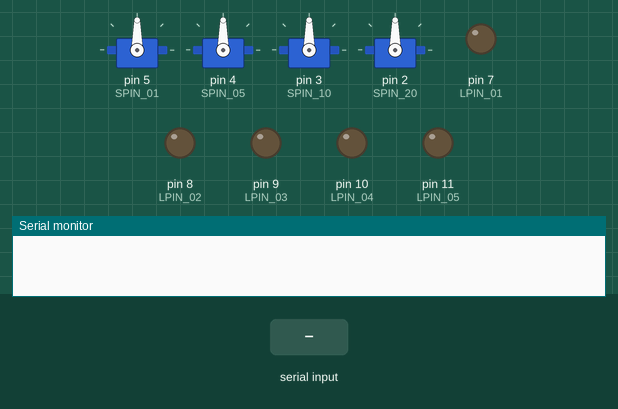
Simulated run of this sketch. Board: Arduino Uno, built with avr-gcc and run on an emulated ATmega328P. Parts: 4 × servo, output pins drawn as LEDs (lit = HIGH), the last lines printed to the serial monitor. Inputs (shaded band) come from the test bench.

Above: at 1.2 s.
1.3 s: "a;" received over Serial
At 1.8 s:
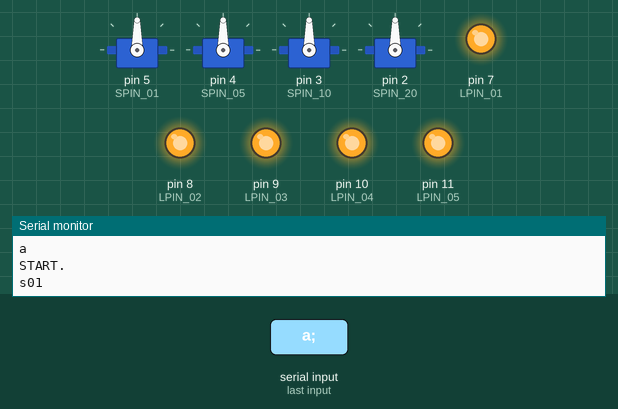
2.9 s: "s01;" received over Serial
At 4.2 s:
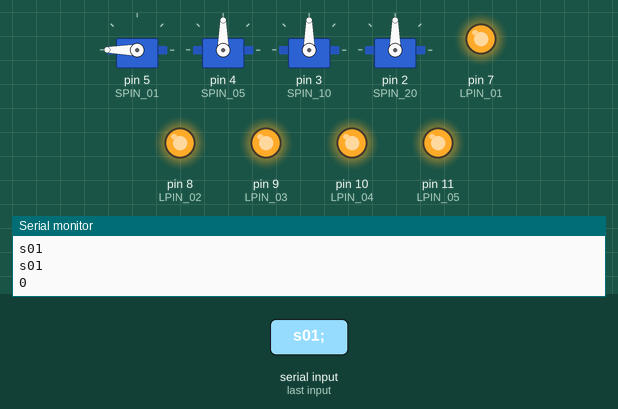
Timing chart, 0 to 12.9 s (numbered marks = the images above; inputs shaded):
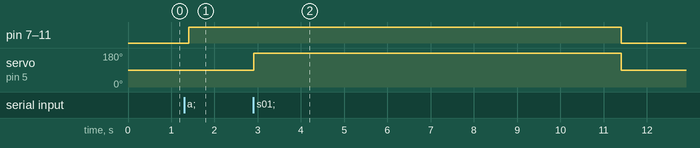

The sketch:

shiryoku2_ardiuno.ino
```cpp
#include <Servo.h>

#define SPIN_01 5
#define SPIN_05 4
#define SPIN_10 3
#define SPIN_20 2

#define LPIN_01 7
#define LPIN_02 8
#define LPIN_03 9
#define LPIN_04 10
#define LPIN_05 11

Servo s01, s05, s10, s20;

unsigned long start_time = 0;

boolean is_recognizing = false;

String pre_key = "";

String target = "";

int servo_deg[4][8] = {
  {180, 135, 90, 45, 5, 999, 999, 999},
  {90, 45, 5, 999, 999, 999, 180, 135},
  {45, 5, 999, 999, 999, 180, 135, 90},
  {999, 999, 180, 135, 90, 45, 5, 999}
};

void setup() {
  // put your setup code here, to run once:
  Serial.begin(9600);
  Serial.setTimeout(10); // SerialでのString受信のタイムアウト設定（ms）

  // LEDピン初期化
  pinMode(LPIN_01, OUTPUT);
  pinMode(LPIN_02, OUTPUT);
  pinMode(LPIN_03, OUTPUT);
  pinMode(LPIN_04, OUTPUT);
  pinMode(LPIN_05, OUTPUT);

  // サーボピン初期化
  s01.attach(SPIN_01);
  s05.attach(SPIN_05);
  s10.attach(SPIN_10);
  s20.attach(SPIN_20);
  // サーボ初期位置
  initServo();
}

void loop() {
  // put your main code here, to run repeatedly:
  if (Serial.available() > 0) {
    String key = Serial.readStringUntil(';');
    key.trim();
    Serial.println(key);

    if (pre_key != key && (key == "a" || key == "b" || key == "c" || key == "d")) {
      Serial.println("START.");
      // 音声認識開始
      start_time = millis();
      is_recognizing = true;
      // LED点灯
      ledOn();
      // 動かすサーボ決定
      target = chooseServo(key);
      Serial.println(target);
    }

    // サーボを動かす
    driveServo(key, target);

    // 連続で同じランドルト環が選ばれたときの処理
    if (key == "a" || key == "b" || key == "c" || key == "d") {
      pre_key = key;
    }
  }

  // 音声認識開始から10秒経過したらリセット
  if (is_recognizing == true && millis() - start_time > 10000) {
    // LED消灯
    ledOff();
    // サーボを戻す
    initServo();

    start_time = millis();
    is_recognizing = false;
    pre_key = "";
    Serial.println("RESET.");
  }

  delay(100);
}

void initServo() {
  s01.write(90); // 右
  s05.write(90); // 上
  s10.write(90); // 左上
  s20.write(90); // 下
}

void ledOn() {
  digitalWrite(LPIN_01, HIGH);
  digitalWrite(LPIN_02, HIGH);
  digitalWrite(LPIN_03, HIGH);
  digitalWrite(LPIN_04, HIGH);
  digitalWrite(LPIN_05, HIGH);
}

void ledOff() {
  digitalWrite(LPIN_01, LOW);
  digitalWrite(LPIN_02, LOW);
  digitalWrite(LPIN_03, LOW);
  digitalWrite(LPIN_04, LOW);
  digitalWrite(LPIN_05, LOW);
}

String chooseServo(String key) {
  if (key == "a") {
    return "s01";
  } else if (key == "b") {
    return "s05";
  } else if (key == "c") {
    return "s10";
  } else {
    return "s20";
  }
}

void driveServo(String key, String target) {
  if (key == "a" || key == "b" || key == "c" || key == "d") {
    return;
  }
  int deg_key = key.toInt();
  if (deg_key < 0 || deg_key > 7) {
    return;
  }
  Serial.println(deg_key);

  if (target == "s01" && servo_deg[0][deg_key] != 999) {
    s01.write(servo_deg[0][deg_key]);
  } else if (target == "s05" && servo_deg[1][deg_key] != 999) {
    s05.write(servo_deg[1][deg_key]);
  } else if (target == "s10" && servo_deg[2][deg_key] != 999) {
    s10.write(servo_deg[2][deg_key]);
  } else if (target == "s20" && servo_deg[3][deg_key] != 999) {
    s20.write(servo_deg[3][deg_key]);
  }
}
```

Measured:
- after the input at 1.3 s, pin 7 (LPIN_01), pin 8 (LPIN_02), pin 9 (LPIN_03), pin 10 (LPIN_04), pin 11 (LPIN_05): LOW → HIGH after 0.10 s
- after the input at 2.9 s, servo on pin 5 (SPIN_01): 90° → 180° at once, → 90° 8.5 s later
